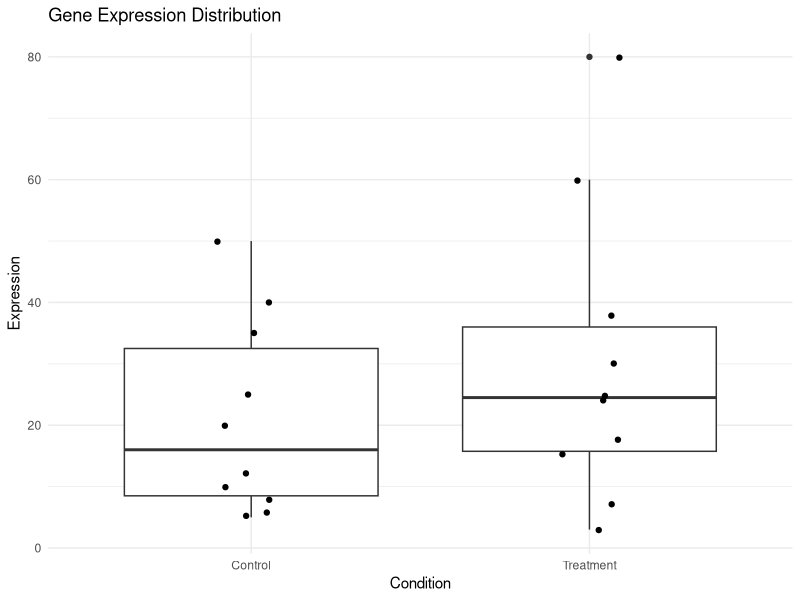

R code for this plot:
#=========================================
#R learning - Day-16
#Statistical analysis for Gene Expression
#Author: Masha Srinivasan
#=========================================
library(dplyr)
library(ggplot2)

#-----------------------------------------
#1.Import dataset
#-----------------------------------------
expression_data <-read.csv("gene_expression_day16.csv")
cat("\nGene Expression Dataset:\n")
print(expression_data)

#--------------------------------------------
#2.Basic Summary Statistics
#--------------------------------------------
cat("\nControl Mean:\n")
print(mean(expression_data$Control))


cat("\nTreatment Mean:\n")
print(mean(expression_data$Treatment))


cat("\nControl Median:\n")
print(median(expression_data$Control))

cat("\nTreatment Median:\n")
print(median(expression_data$Treatment))	

# ------------------------------------------
# 3. Standard deviation
# ------------------------------------------
control_sd <- sd(expression_data$Control)

treatment_sd <- sd(expression_data$Treatment)

cat("\nControl Standard Deviation:\n")
print(control_sd)

cat("\nTreatment Standard Deviation:\n")
print(treatment_sd)


# ------------------------------------------
# 4. Variance
# ------------------------------------------

cat("\nControl Variance:\n")
print(var(expression_data$Control))

cat("\nTreatment Variance:\n")
print(var(expression_data$Treatment))



# ------------------------------------------
# 5. Summary statistics
# ------------------------------------------

cat("\nComplete Control Summary:\n")
print(summary(expression_data$Control))

cat("\nComplete Treatment Summary:\n")
print(summary(expression_data$Treatment))



# ------------------------------------------
# 6. Correlation
# ------------------------------------------
Correlation <- cor(expression_data$Control,expression_data$Treatment)

cat("\nCorrelation between Control and Treatment:\n")
print(Correlation)



# ------------------------------------------
# 7. T-test
# ------------------------------------------

test_result <- t.test(
  expression_data$Control,
  expression_data$Treatment
)

cat("\nT-test result:\n")
print(test_result)




# ------------------------------------------
# 8. Extract p-value
# ------------------------------------------
p_value <- test_result$p.value

cat("\nP-value:\n")
print(p_value)


# ------------------------------------------
# 9. Interpret p-value
# ------------------------------------------
if (p_value < 0.05) {

  cat(
    "\nResult: Statistically significant difference detected.\n"
  )

} else {

  cat(
    "\nResult: No statistically significant difference detected.\n"
  )
}
# ------------------------------------------
# 10. Create summary table
# ------------------------------------------
summary_table <- data.frame(
  Condition = c(
    "Control",
    "Treatment"
  ),
 Mean = c(
    mean(expression_data$Control),
    mean(expression_data$Treatment)
  ),

  Median = c(
    median(expression_data$Control),
    median(expression_data$Treatment)
  ),

  Standard_Deviation = c(
    sd(expression_data$Control),
    sd(expression_data$Treatment)
  )
)

cat("\nSummary Table:\n")
print(summary_table)



# ------------------------------------------
# 11. Visualize expression distributions
# ------------------------------------------
expression_long <- expression_data %>%
  tidyr::pivot_longer(
    cols = c(Control, Treatment),
    names_to = "Condition",
    values_to = "Expression"
  )


ggplot(
  expression_long,
  aes(
    x = Condition,
    y = Expression
  )
) +
  geom_boxplot() +
  geom_jitter(width = 0.1) +
  labs(
    title = "Gene Expression Distribution",
    x = "Condition",
    y = "Expression"
  ) +
  theme_minimal()


# ------------------------------------------
# 12. Save statistics
# ------------------------------------------

write.csv(
  summary_table,
  "day16_expression_statistics.csv",
  row.names = FALSE
)

cat(
  "\nStatistical summary saved successfully.\n"
)
